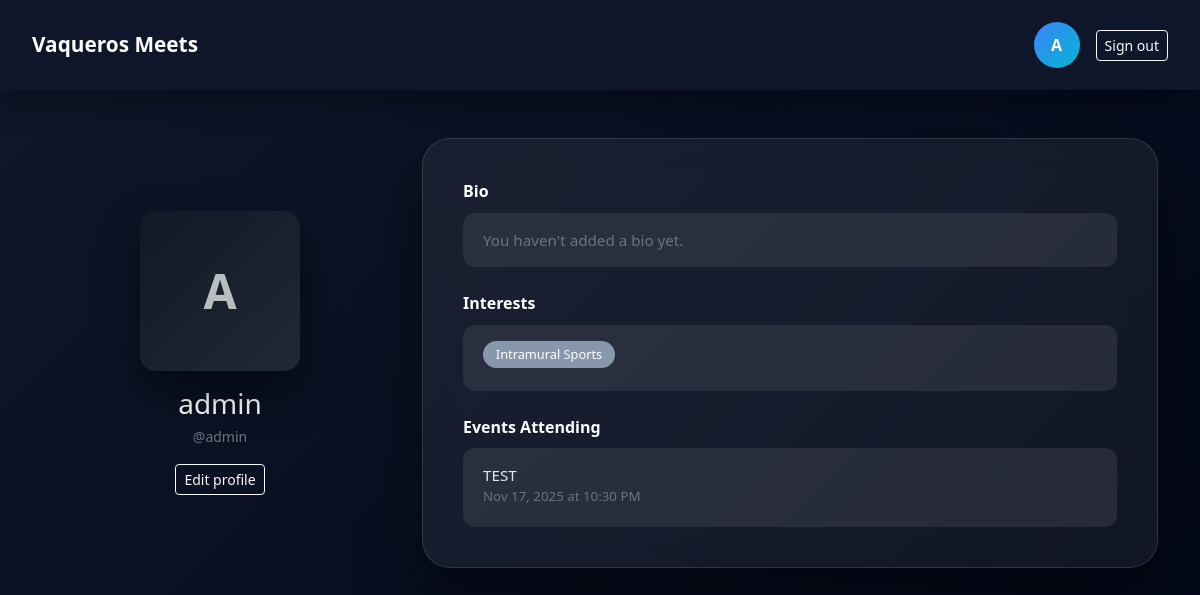
Page /profile/ (signed in) on the earlier database version.
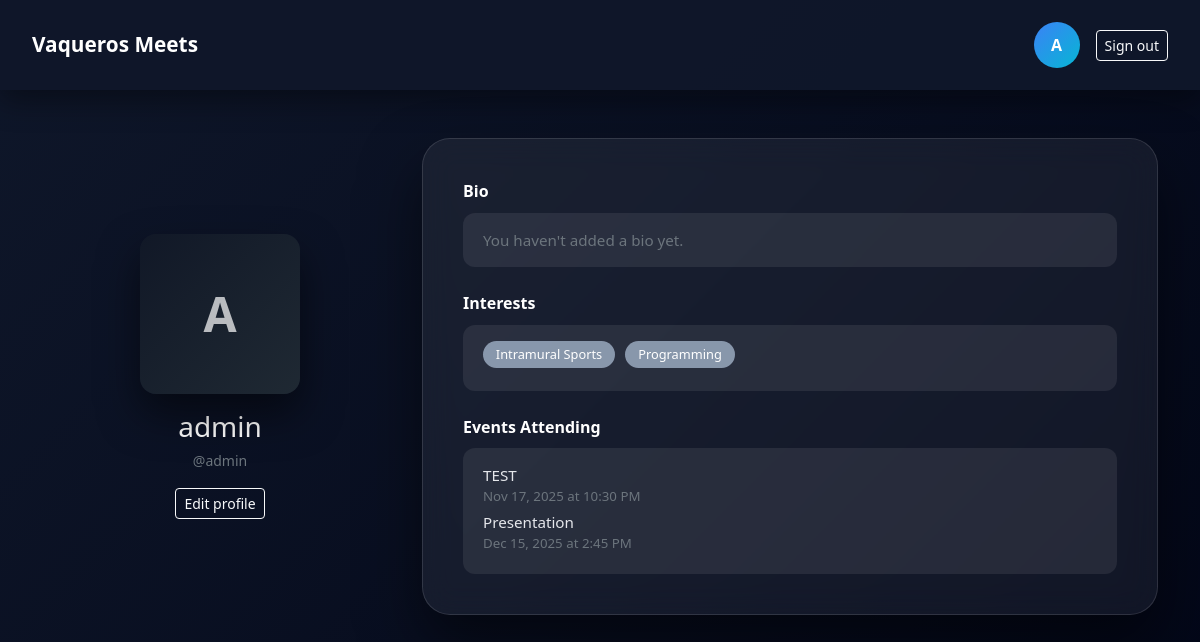
Same page on the later database version.
### app/models.py (models this page shows, shortened)
class Interest(models.Model):
    name = models.CharField(max_length=50, unique=True)
    class Meta:
        ordering = ['name']

class RSVP(models.Model):
    class Meta:
        constraints = [models.UniqueConstraint(fields=['user', 'event'], name='unique_rsvp')]
    GOING = 'going'
    MAYBE = 'maybe'
    NO = 'no'
    STATUS_CHOICES = [
        (GOING, 'Going'),
        (MAYBE, 'Maybe'),
        (NO, 'Not going')
    ]
    user = models.ForeignKey(Profile, on_delete=models.CASCADE)
    event = models.ForeignKey(Event, on_delete=models.CASCADE, related_name='rsvps')
    status = models.CharField(max_length=10, choices=STATUS_CHOICES)
    created_at = models.DateTimeField(auto_now_add=True)

class Event(models.Model):
    PUBLIC = 'public'
    PRIVATE = 'private'
    VISIBILITY_CHOICES = [
        (PUBLIC, 'Public'),
        (PRIVATE, 'Private'),
    ]
    image = models.ImageField(upload_to='event_images/', blank=True, null=True)
    owner = models.ForeignKey(settings.AUTH_USER_MODEL, on_delete=models.CASCADE, related_name='events_created')
    title = models.CharField(max_length=100)
    description = models.TextField(blank=True)
    host = models.ForeignKey(Profile, on_delete=models.CASCADE, related_name='hosted_events')
    location = models.CharField(max_length=255)
    starts_at = models.DateTimeField()
    ends_at = models.DateTimeField(blank=True, null=True)
    capacity = models.PositiveIntegerField()
    visibility = models.CharField(max_length=10, choices=VISIBILITY_CHOICES, default=PUBLIC)
    interests = models.ManyToManyField(Interest, blank=True, related_name='events')
    created_at = models.DateTimeField(auto_now_add=True)
    class Meta:
        ordering = ['starts_at']
        indexes = [
            models.Index(fields=['starts_at']),
        ]

### app/views.py (the view)
# urls.py: path('profile/', views.profile_view, name='profile'),
@login_required
def profile_view(request):
    profile = request.user.profile
    if profile.display_name:
        initial = profile.display_name[0].upper()
    else:
        username = request.user.username or 'U'
        initial = username[0].upper()
    attending_rsvps = (RSVP.objects.filter(user=profile, status='going').select_related('event').order_by('event__starts_at'))
    return render(request, "app/profile.html", {"profile": profile, "initial": initial, "attending_rsvps": attending_rsvps})

### app/templates/app/profile.html (shortened to what this page needs)
<!DOCTYPE html>
<html lang="en">
<head>
  <link href="https://cdn.jsdelivr.net/npm/bootstrap@5.3.3/dist/css/bootstrap.min.css" rel="stylesheet">
</head>
<body>
<div class="top-header">
  <a href="{% url 'event_list' %}" class="brand-link">Vaqueros Meets</a>
  <div class="d-flex align-items-center gap-3">
    <a href="{% url 'profile' %}" class="text-decoration-none text-white">
      <div class="profile-circle">{{ initial }}</div>
    </a>
    <a href="{% url 'logout' %}" class="btn btn-outline-light btn-sm">
      Sign out
    </a>
  </div>
</div>
<div class="container py-5">
  <div class="row g-4 align-items-center">
    <div class="col-md-4 text-center">
      <div class="avatar-box mx-auto">
        {{ initial }}
      </div>
      <div class="mt-3">
        <h3 class="mb-1">
          {{ profile.display_name|default:profile.user.username }}
        </h3>
        <small class="text-secondary">
          @{{ profile.user.username }}
        </small>
      </div>
      <div class="mt-3">
        <a href="{% url 'edit_profile' %}" class="btn btn-outline-light btn-sm">
          Edit profile
        </a>
      </div>
    </div>
    <div class="col-md-8">
      <div class="profile-card">
        <div class="mb-4">
          <div class="section-title">Bio</div>
          <div class="info-box">
            {% if profile.bio %}
              {{ profile.bio|linebreaksbr }}
            {% else %}
              <span class="text-secondary">You haven't added a bio yet.</span>
            {% endif %}
          </div>
        </div>
        <div class="mb-4">
          <div class="section-title">Interests</div>
          <div class="info-box">
            {% if profile.interests.all %}
              {% with interests=profile.interests.all %}
                {% if interests %}
                  {% for interest in interests %}
                    <span class="badge-interest">{{ interest.name }}</span>
                  {% endfor %}
                {% else %}
                  <span class="text-secondary">No interests selected yet.</span>
                {% endif %}
              {% endwith %}
            {% else %}
              <span class="text-secondary">No interests selected yet.</span>
            {% endif %}
          </div>
        </div>
        <div>
          <div class="section-title">Events Attending</div>
          <div class="info-box">
            {% if attending_rsvps %}
              <ul class="list-unstyled mb-0">
                {% for rsvp in attending_rsvps %}
                  <li class="mb-1">
                    <a href="{% url 'event_detail' rsvp.event.id %}" class="event-link">
                      {{ rsvp.event.title }}
                    </a>
                    <small class="d-block text-secondary">
                      {{ rsvp.event.starts_at|date:"M d, Y" }} at {{ rsvp.event.starts_at|time:"g:i A" }}
                    </small>
                  </li>
                {% endfor %}
              </ul>
            {% else %}
              <span class="text-secondary">
                You haven't RSVPed "Going" to any events yet.
              </span>
            {% endif %}
          </div>
        </div>
      </div>
    </div>
  </div>
</div>
</body>
</html>

Differences in the rows shown:
now on this page (row unchanged): Interest: name "Programming"
added RSVP: event "Presentation", event.starts_at "Dec 15, 2025", event.starts_at "2:45 PM"
